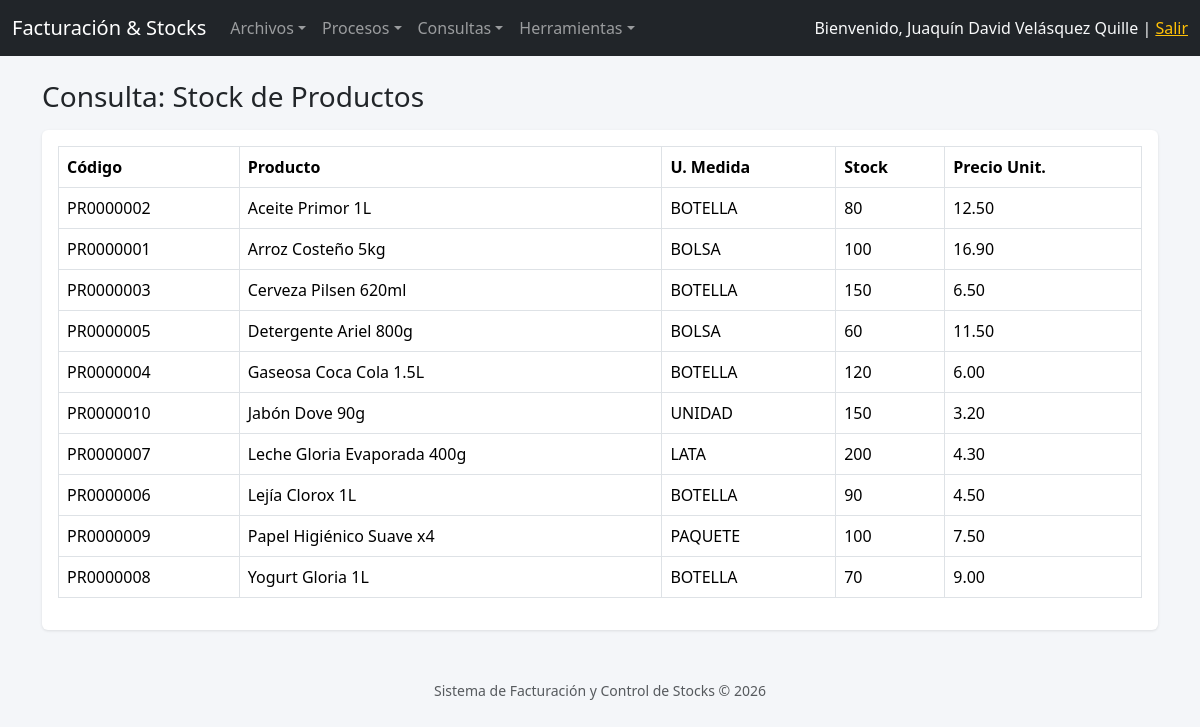
The app's page /consultas/stock_productos.php (signed in) with its own data.
### tables this page shows
CREATE TABLE productos (
  idproducto  VARCHAR(10) PRIMARY KEY,
  idproveedor VARCHAR(3) NOT NULL,
  nomproducto VARCHAR(128) NOT NULL,
  unimed      VARCHAR(15),
  stock       INT NOT NULL DEFAULT 0,
  cosuni      DECIMAL(10,4) NOT NULL DEFAULT 0,
  preuni      DECIMAL(10,4) NOT NULL DEFAULT 0,
  idcategoria CHAR(2) NOT NULL,
  estado      CHAR(1) NOT NULL DEFAULT '1',
  CONSTRAINT fk_producto_proveedor FOREIGN KEY (idproveedor) REFERENCES proveedores(idproveedor),
  CONSTRAINT fk_producto_categoria FOREIGN KEY (idcategoria) REFERENCES categorias(idcategoria)
);

### conexion/Conexion.php (called while the page is built, shortened)
<?php
class Conexion
{
    private static $instancia = null;
    private $host   = 'localhost';
    private $dbname = 'facturacion';
    private $user   = 'root';
    private $pass   = '';
    private function __construct()
    {
        try {
            $dsn = "mysql:host={$this->host};dbname={$this->dbname};charset=utf8mb4";
            $this->pdo = new PDO($dsn, $this->user, $this->pass, [
                PDO::ATTR_ERRMODE            => PDO::ERRMODE_EXCEPTION,
                PDO::ATTR_DEFAULT_FETCH_MODE => PDO::FETCH_OBJ,
                PDO::ATTR_EMULATE_PREPARES   => false,
            ]);
        } catch (PDOException $e) {
            die('Error de conexión a la base de datos: ' . $e->getMessage());
        }
    }
    public static function getConexion()
    {
        if (self::$instancia === null) {
            self::$instancia = new Conexion();
        }
        return self::$instancia->pdo;
    }
}

### clases/Producto.php (called while the page is built, shortened)
<?php
require_once __DIR__ . '/../conexion/Conexion.php';
class Producto
{
    private $pdo;
    public function __construct()
    {
        $this->pdo = Conexion::getConexion();
    }
    public function listarStock()
    {
        $sql = "SELECT idproducto, nomproducto, unimed, stock, preuni
                FROM productos WHERE estado = '1' ORDER BY nomproducto";
        return $this->pdo->query($sql)->fetchAll();
    }
}

### consultas/stock_productos.php (the view, shortened to what this page needs)
<?php
require_once __DIR__ . '/../clases/Producto.php';
require_once __DIR__ . '/../includes/header.php';
$productoModel = new Producto();
$stock = $productoModel->listarStock();
?>
<h3 class="mb-3">Consulta: Stock de Productos</h3>
<div class="card">
<div class="card-body">
<table class="table table-bordered">
    <thead><tr><th>Código</th><th>Producto</th><th>U. Medida</th><th>Stock</th><th>Precio Unit.</th></tr></thead>
    <tbody>
        <?php foreach ($stock as $row): ?>
        <tr>
            <td><?php echo htmlspecialchars($row->idproducto); ?></td>
            <td><?php echo htmlspecialchars($row->nomproducto); ?></td>
            <td><?php echo htmlspecialchars($row->unimed); ?></td>
            <td class="<?php echo $row->stock <= 5 ? 'text-danger fw-bold' : ''; ?>"><?php echo $row->stock; ?></td>
            <td><?php echo number_format($row->preuni, 2); ?></td>
        </tr>
        <?php endforeach; ?>
    </tbody>
</table>
</div>
</div>
<?php require_once __DIR__ . '/../includes/footer.php'; ?>

### css/style.css (style rules this page uses)
body { background-color: #f4f6f9; }
.card { box-shadow: 0 1px 3px rgba(0,0,0,.1); border: none; }
.table thead { background-color: #343a40; color: #fff; }

### records on screen
productos: idproducto "PR0000002", nomproducto "Aceite Primor 1L", unimed "BOTELLA", stock "80", preuni "12.50"
productos: idproducto "PR0000001", nomproducto "Arroz Costeño 5kg", unimed "BOLSA", stock "100", preuni "16.90"
productos: idproducto "PR0000003", nomproducto "Cerveza Pilsen 620ml", unimed "BOTELLA", stock "150", preuni "6.50"
productos: idproducto "PR0000005", nomproducto "Detergente Ariel 800g", unimed "BOLSA", stock "60", preuni "11.50"
productos: idproducto "PR0000004", nomproducto "Gaseosa Coca Cola 1.5L", unimed "BOTELLA", stock "120", preuni "6.00"
productos: idproducto "PR0000010", nomproducto "Jabón Dove 90g", unimed "UNIDAD", stock "150", preuni "3.20"
productos: idproducto "PR0000007", nomproducto "Leche Gloria Evaporada 400g", unimed "LATA", stock "200", preuni "4.30"
productos: idproducto "PR0000006", nomproducto "Lejía Clorox 1L", unimed "BOTELLA", stock "90", preuni "4.50"
productos: idproducto "PR0000009", nomproducto "Papel Higiénico Suave x4", unimed "PAQUETE", stock "100", preuni "7.50"
productos: idproducto "PR0000008", nomproducto "Yogurt Gloria 1L", unimed "BOTELLA", stock "70", preuni "9.00"

### other values on screen
$_SESSION['nombres'] "Juaquín David Velásquez Quille"
